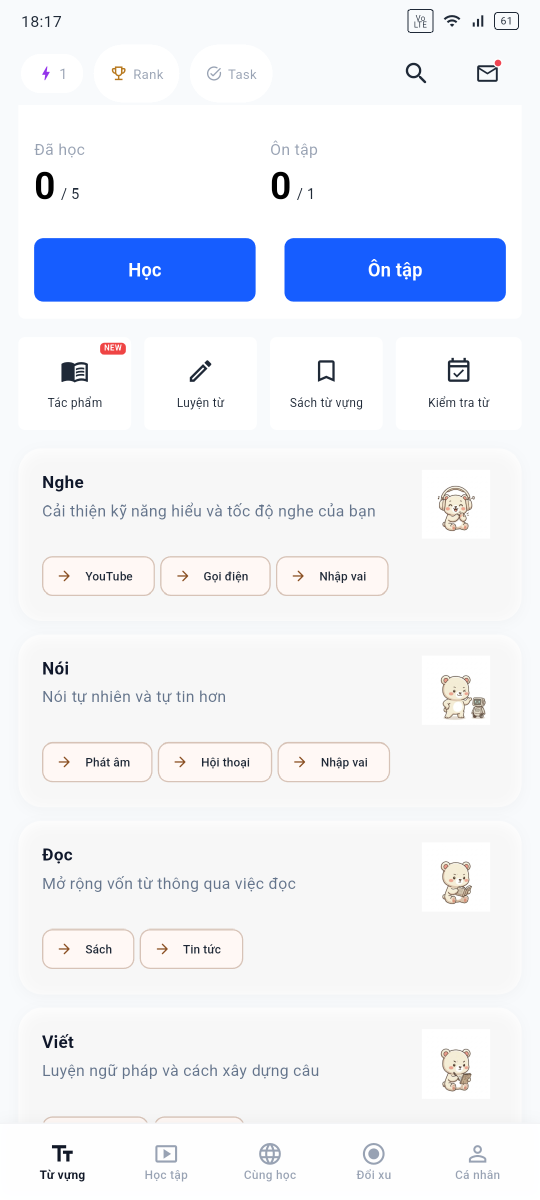
#> input picture testing/check-clip.png, 1080 x 2400 px (shown at 1/2 size)
$ python shot.py check-clip.png course-clip2.png
#> lines starting #> are read from the running program, lines starting #| are printed output that depends on the picture
import sys
from PIL import Image

src, out = sys.argv[1], sys.argv[2]
img = Image.open(src).convert("RGB")
scale = 0.4
img = img.resize((int(img.width * scale), int(img.height * scale)), Image.LANCZOS)
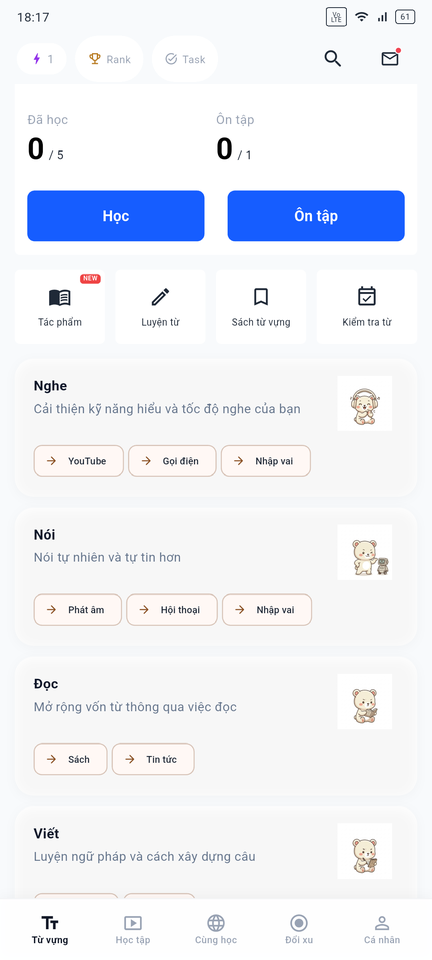
#> img: PIL image 432x960 RGB; mean R, G, B 237, 240, 247.2
img.save(out)
print(out, img.size)
#| course-clip2.png (432, 960)

$ run again, on testing/home-nav.png
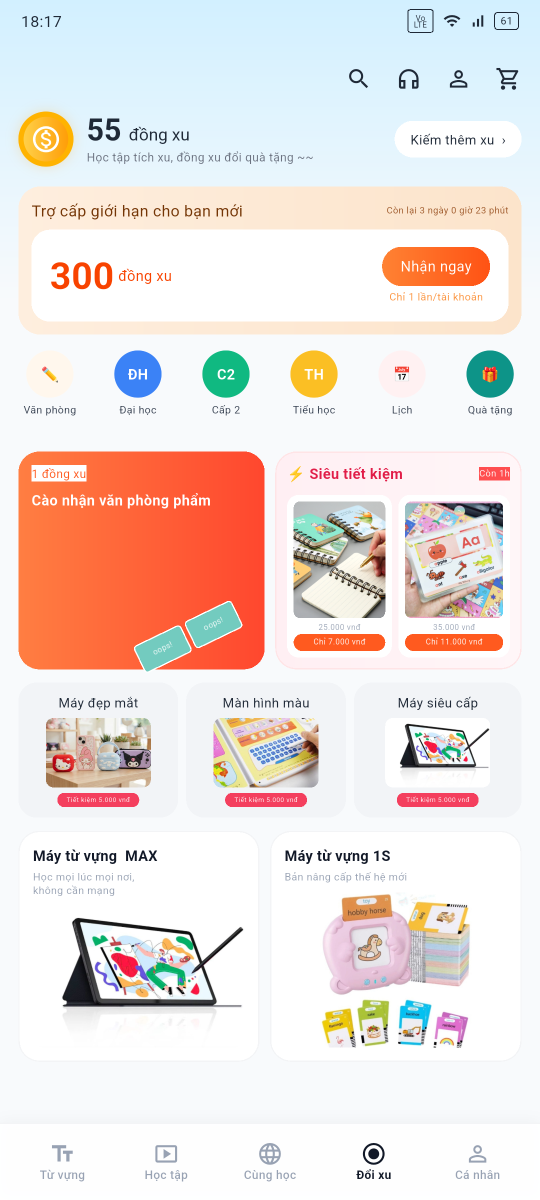
#> input picture testing/home-nav.png, 1080 x 2400 px (shown at 1/2 size)
#> `img = img.resize((int(img.width * scale), int(img.height * scale)), Im..`:
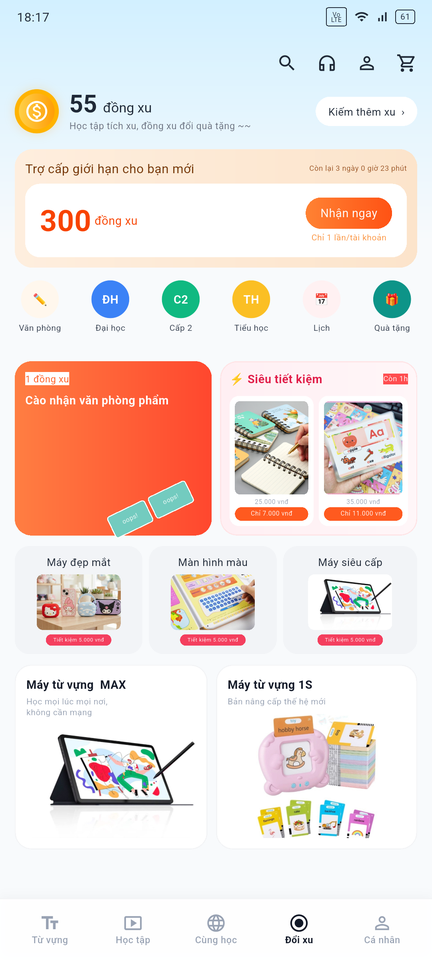
#> img: PIL image 432x960 RGB; mean R, G, B 236.6, 224, 219.7
#| home-nav.png (432, 960)

$ run again, on testing/home2-nav.png
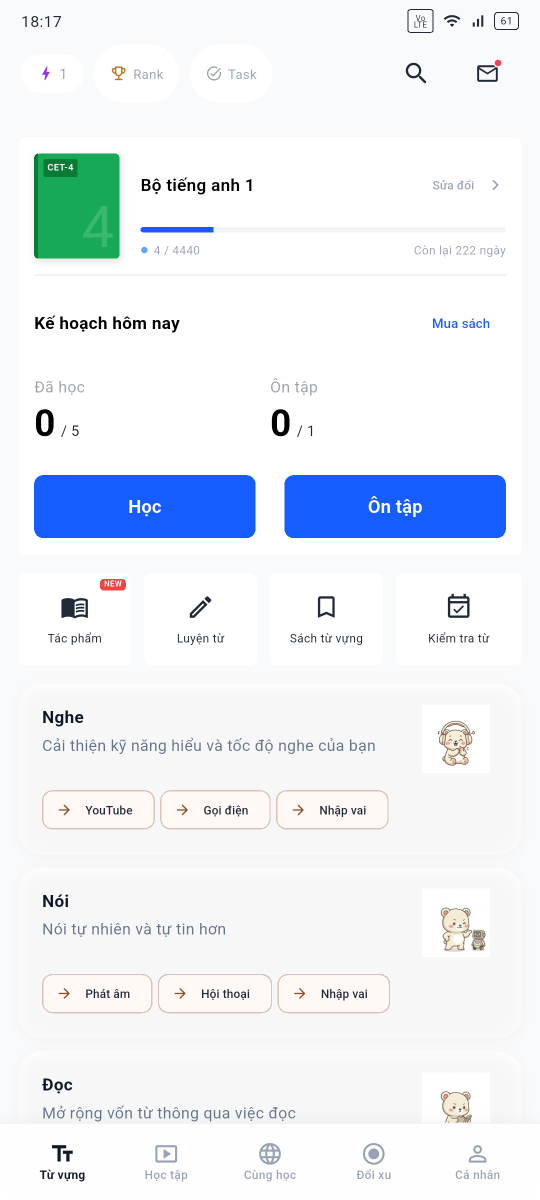
#> input picture testing/home2-nav.png, 1080 x 2400 px (shown at 1/2 size)
#> `img = img.resize((int(img.width * scale), int(img.height * scale)), Im..`:
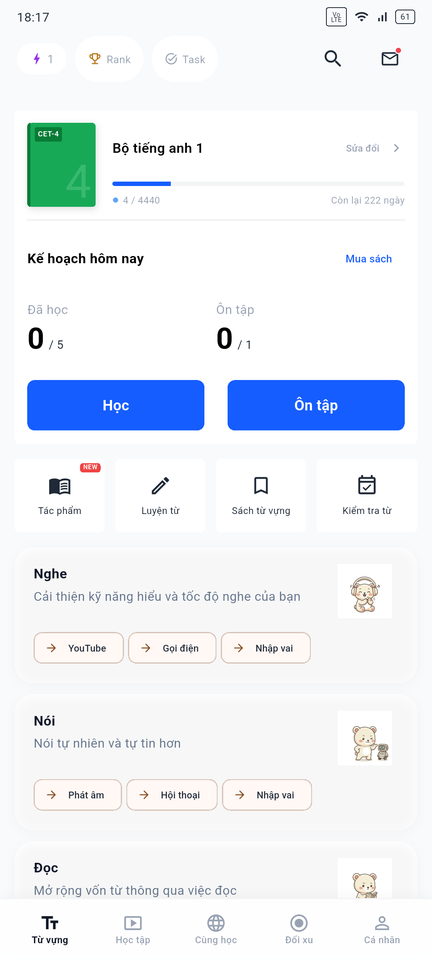
#> img: PIL image 432x960 RGB; mean R, G, B 234.6, 239.7, 246.1
#| home2-nav.png (432, 960)
